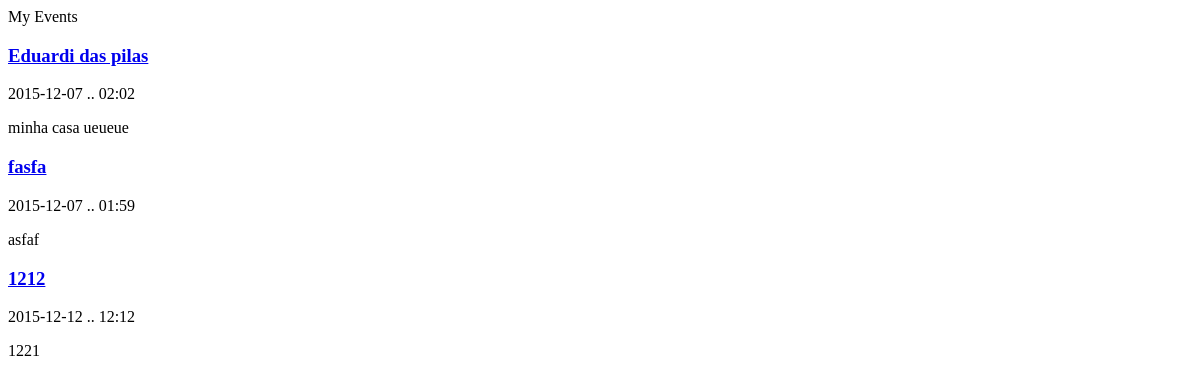
The page /myevents.php (signed in) on the database as committed earlier.
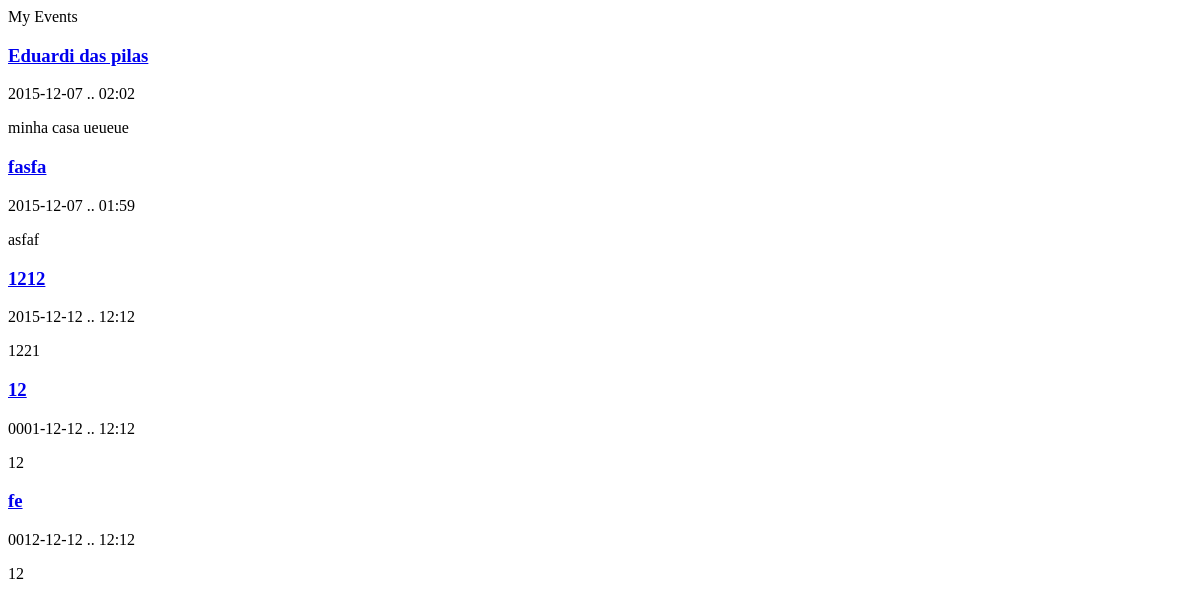
The same page on the database as committed later.
### tables this page shows
CREATE TABLE Event(
	id INT NOT NULL PRIMARY KEY,
	name TEXT NOT NULL,
	startDate DATE NOT NULL, /*falta criar o time */
	startTime TIME NOT NULL,
	local TEXT NOT NULL,
	description TEXT NOT NULL,
	private BOOLEAN NOT NULL,
	photo TEXT NOT NULL, 
	type INT REFERENCES Tipo(id),
	creator INT REFERENCES User(id)
);

### myevents.php (the view, shortened to what this page needs)
<?
$db = new PDO('sqlite:sql.db');
if(sizeof($_SESSION['user']) > 0)
	$user = $_SESSION['user'];
else {
	echo 'Login expired. Please login again.';
  echo'<meta http-equiv="refresh" content="1; URL=html.php">';
	die();
}
$stmt = $db->prepare("SELECT * FROM Event WHERE creator='$user'");
$stmt->execute();
$myevents = $stmt->fetchAll();
?>
<html>
<link rel="stylesheet" href=""></script>
<body>
  <did id = "myevents">
    My Events
    <?  foreach( $myevents as $row) {?>
          <div>
            <a  href=# onclick="javascript:editevent(<?php echo $row['id'] ?>);">
            <h3><?=$row['name']?></h3>
            </a>
            <p><?=$row['startDate']?> .. <?=$row['startTime']?></p>
            <p><?=$row['local']?></p>
          </div>
    <? } ?>
</body>
</html>

Rows that differ between the two databases and show on the page:
added event: name "12", startDate "0001-12-12", startTime "12:12", local "12"
added event: name "fe", startDate "0012-12-12", startTime "12:12", local "12"
